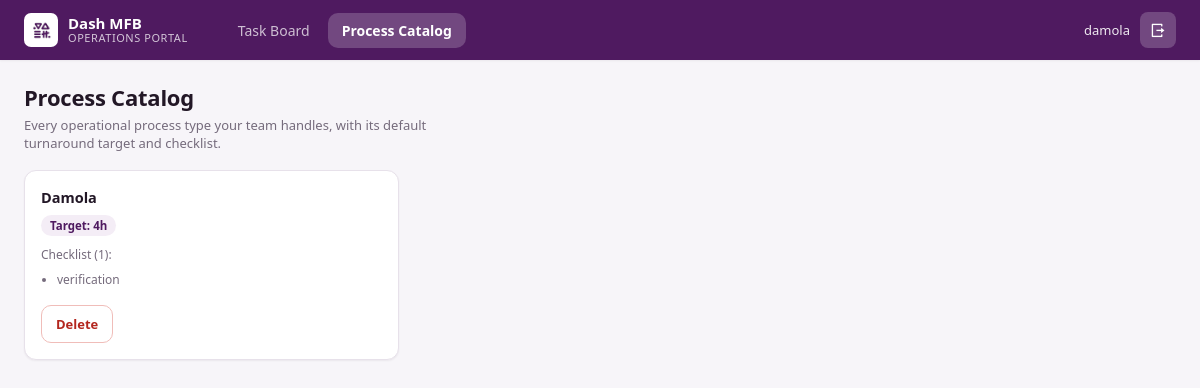
Before: /dashboard/catalog/ (signed in) with the older database file.
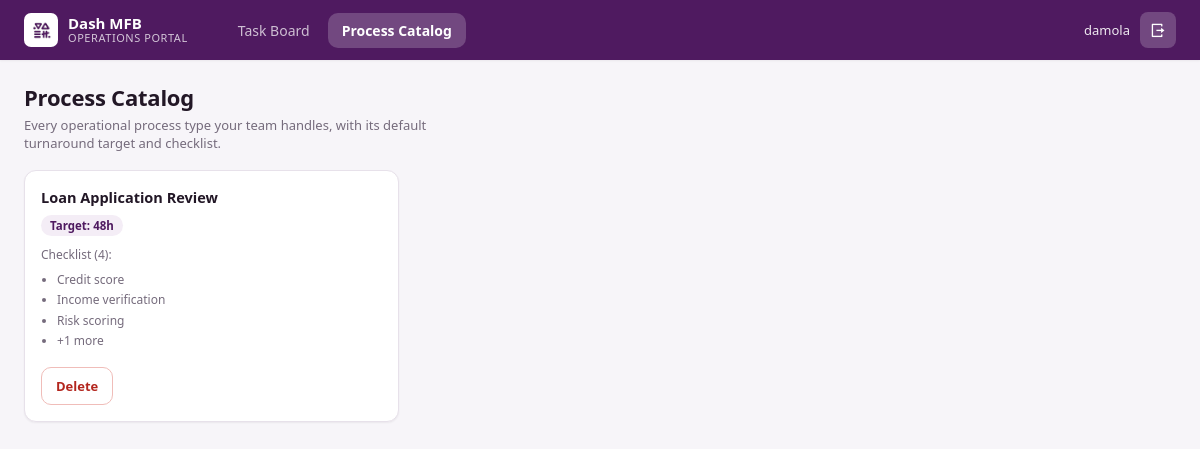
After: the same page with the newer database file.
### portal/models.py (models this page shows, shortened)
class ProcessType(models.Model):
    name = models.CharField(max_length=200)
    target_hours = models.FloatField()
    checklist = models.JSONField(default=list, blank=True)
    requires_approval = models.BooleanField(
        default=False,
        help_text='Tasks of this type need a sign-off before they count as completed.',
    )

### portal/views.py (the view)
# urls.py: path('dashboard/catalog/', views.catalog_view, name='portal-catalog'),
@login_required
def catalog_view(request):
    return render(request, 'portal/catalog.html', _catalog_context(request))

### portal/views.py (called while the page is built)
def _catalog_context(request, form=None):
    profile = getattr(request.user, 'profile', None)
    is_management = (
        request.user.is_superuser
        or (
            profile
            and profile.role in (
                Profile.ROLE_ADMIN,
                Profile.ROLE_TEAM_LEAD,
            )
        )
    )
    if is_management:
        process_types = ProcessType.objects.all()
    else:
        process_types = ProcessType.objects.filter(
            tasks__assignee=request.user
        ).distinct()
    return {
        'active_tab': 'catalog',
        'process_types': process_types,
        'form': form if form is not None else ProcessTypeForm(),
    }

### portal/templates/portal/catalog.html (shortened to what this page needs)
{% extends 'portal/base.html' %}
{% load static %}
{% block content %}
<section class="tab-panel active">
    <div class="catalog-bar">
        <div class="catalog-left">
            <h2>Process Catalog</h2>
            <p class="muted">Every operational process type your team handles, with its default turnaround target and checklist.</p>
        </div>
    </div>
    <div class="catalog-grid">
        {% for pt in process_types %}
        <div class="catalog-card">
            <h4>{{ pt.name }}</h4>
            <div class="catalog-tags">
                <span class="catalog-target">Target: {{ pt.target_hours|floatformat:"-1" }}h</span>
            </div>
            <div class="catalog-checklist">
                {% if pt.checklist %}
                    Checklist ({{ pt.checklist|length }}):
                    <ul>
                        {% for item in pt.checklist|slice:":3" %}<li>{{ item }}</li>{% endfor %}
                        {% if pt.checklist|length > 3 %}<li>+{{ pt.checklist|length|add:"-3" }} more</li>{% endif %}
                    </ul>
                {% else %}
                    No standard checklist
                {% endif %}
            </div>
            <form method="post" action="{% url 'process-type-delete' pt.id %}" class="catalog-card-actions"
                  onsubmit="return confirm('Delete this process type?');">
                <button type="submit" class="toolbar-btn btn-danger">Delete</button>
            </form>
        </div>
        {% empty %}
        <p class="data-empty">No process types yet. Add one to get started.</p>
        {% endfor %}
    </div>
</section>
{% endblock %}

Changed rows visible on the page:
no longer on this page (row unchanged): ProcessType: name "Damola", target_hours "4", checklist|length "1", checklist "verification"
added ProcessType: name "Loan Application Review", target_hours "48", checklist|length "4", checklist "Credit score" "Income verification" "Risk scoring", checklist|length "1"
